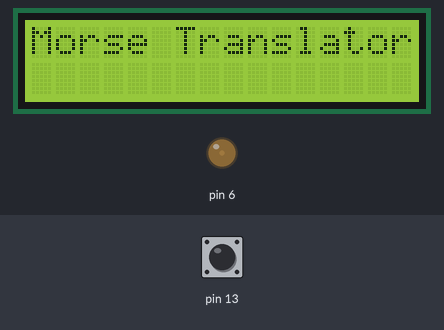
This sketch was run on a simulated Arduino Uno, built with avr-gcc and run on an emulated ATmega328P. On the bench: 16×2 character LCD, output pins drawn as LEDs (lit = HIGH). The test bench sets the inputs (shaded band); at power-on: pin 13 LOW.

Above: at 1.2 s.
1.3 s: pin 13 pulled HIGH for 0.15 s
At 2.2 s:
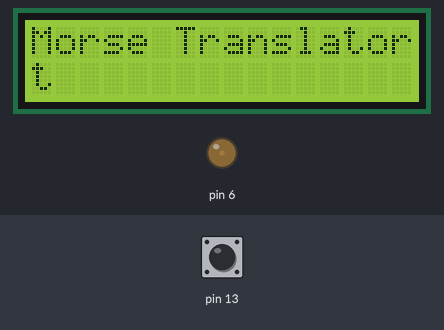
3.4 s: pin 13 pulled HIGH for 1 s
At 6.1 s:
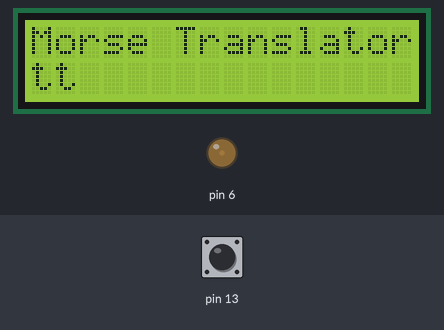
6.4 s: pin 13 pulled HIGH for 0.15 s
At 7.3 s:
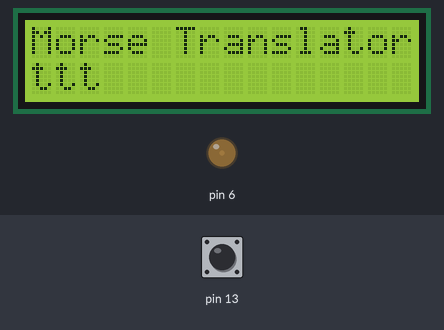
8.5 s: pin 13 pulled HIGH for 3.2 s
At 13.0 s:
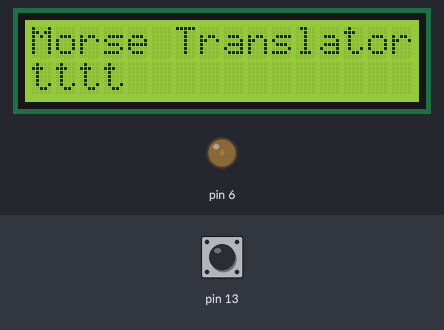
13.7 s: pin 13 pulled HIGH for 0.15 s
At 15.3 s:
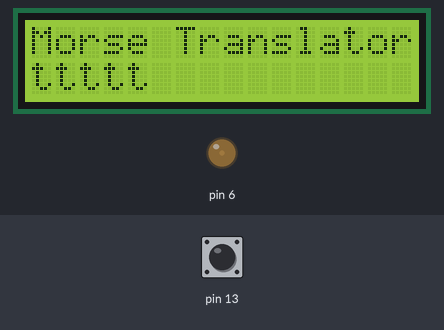
15.8 s: pin 13 pulled HIGH for 1 s
At 18.1 s:
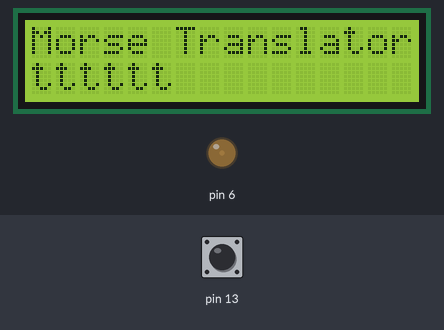
Timing chart, 0 to 19.6 s (numbered marks = the images above; inputs shaded):
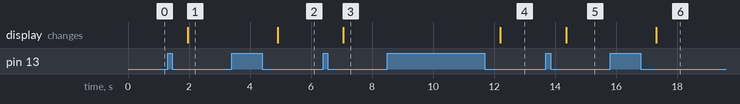

The sketch:

mdec2.ino
```cpp
#include <LiquidCrystal.h>
LiquidCrystal lcd(12, 11, 5, 4, 3, 2);
// 1 unit  + 0 [e t]
// 2 units + 2 [i a n m]
// 3 units + 4[s u r w d k g o]
// 4 units + 8[h v f ! l @ p j b x c y z q #  ]
char MORSE_TABLE[] = "etianmsurwdkgohvf!l@pjbxcyzq# ";

/*
E .     0
T -     1

I ..    00
A .-    01
N -.    10
M --    11

S ...   000
U ..-   001
R .-.   010
W .--   011
D -..   100
K -.-   101
G --.   110
O ---   111

H ....  0000
V ...-  0001
F ..-.  0010
! ..--  0011
L .-..  0100
@ .-.-  0101
P .--.  0110
J .---  0111
B -...  1000
X -..-  1001
C -.-.  1010
Y -.--  1011
Z --..  1100
Q --.-  1101
# ---.  1110
  ----  1111
 */

void setup() {
  lcd.begin(16, 2);
  analogWrite(6, 15);
  lcd.print("Morse Translator");
}

void wait_button_settle(void)
{
  long settle_time = 300;
  long count = 0;
  while (count < settle_time)
    {
      delayMicroseconds(1);
      if (digitalRead(13) == HIGH)
         count = 0;
      count++;
    }
}
long wait_get_button(void)
{
  while (digitalRead(13) == LOW)
    continue;
  long count = 0;
  while (digitalRead(13) == HIGH)
  {
    delayMicroseconds(1);
    count++;
  }
  return count;
}

//returns true if waited full time
bool soft_wait_on_button(long wait_time)
{
    long count = 0;
    while (digitalRead(13) == LOW && count < wait_time)
    {
      delayMicroseconds(1);
      count++;
    }
    if (count >= wait_time)
      return false;
    return true;
}

void loop() {
  int cPos = 0;
  int i = 0;
  lcd.setCursor(0, 1);
  int next_let = 1;
  long dash_time = 30000;

 while (next_let == 1)
 {

   int index = 0;
   for (i = 0; i < 4; i++)
   {
     index <<= 1;
     index |= wait_get_button() > dash_time ? 1 : 0;
      wait_button_settle();
      bool button_pressed = soft_wait_on_button((long)100000);
      if (button_pressed)
        continue;
      break;

   }

   int offset = 0;
   switch(i)
   {
       case 0: break;
       case 1: offset = 2; break;
       case 2: offset = 2+4; break;
       case 3: offset = 2+4+8; break;
       default: break;
   }
   lcd.print(MORSE_TABLE[offset + index]);
   cPos++;
   lcd.setCursor(cPos, 1);

   if (cPos >= 16)
   {
     for(i=0; i < 16; i++)
     {
       lcd.setCursor(i, 1);
       lcd.print(" ");
     }
     cPos = 0;
   }
}
}
```

Measured:
- after the input at 1.3 s, the display: changes after 0.66 s (image 1)
- after the input at 3.4 s, the display: changes after 1.5 s (image 2)
- after the input at 6.4 s, the display: changes after 0.66 s (image 3)
- after the input at 8.5 s, the display: changes after 3.7 s (image 4)
- after the input at 13.7 s, the display: changes after 0.66 s (image 5)
- after the input at 15.8 s, the display: changes after 1.5 s (image 6)
